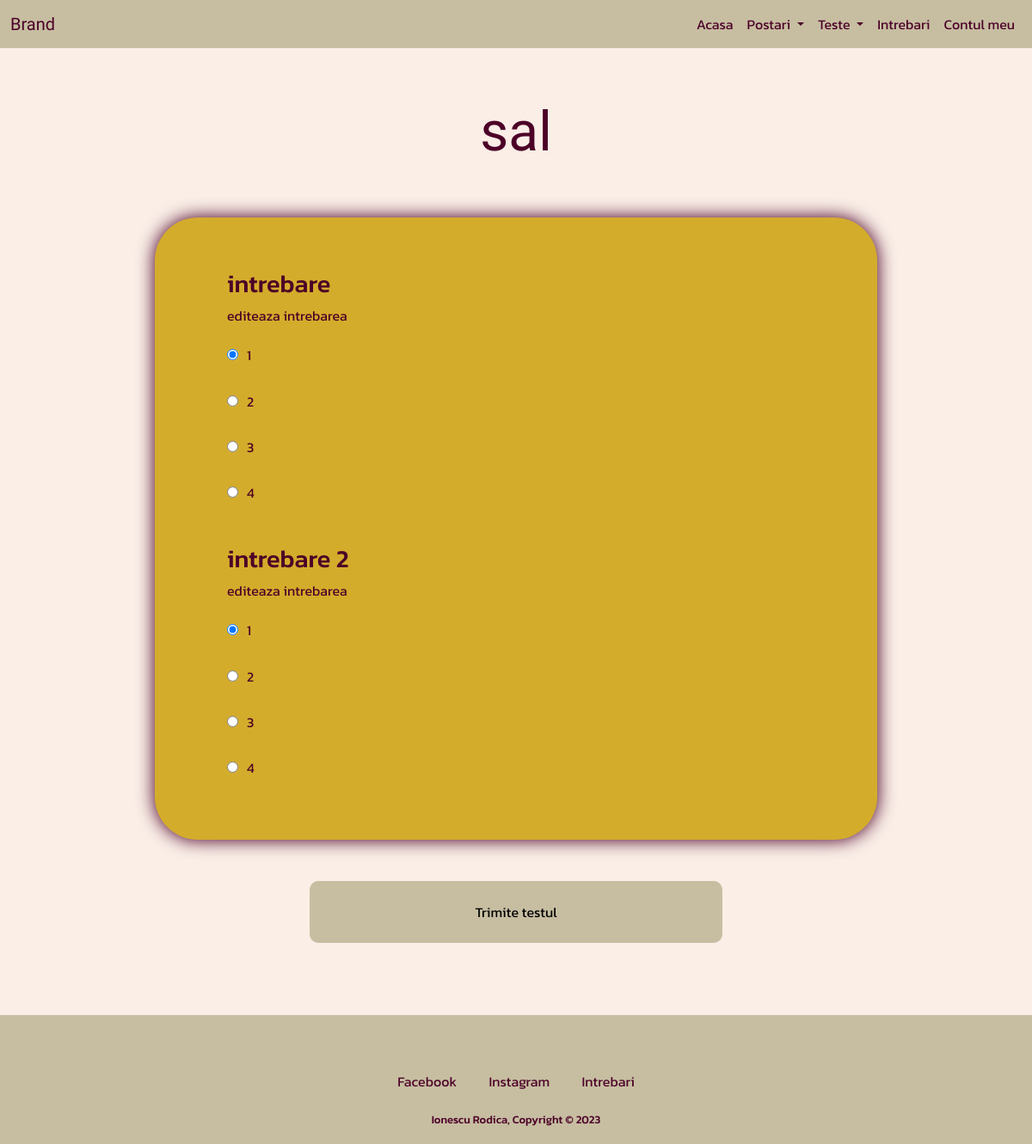
Page /test/sal (signed in) on the committed database.
### main.py (models this page shows)
class Test(db.Model):
    __tablename__ = 'tests'
    id = db.Column(db.Integer, primary_key=True)
    title = db.Column(db.String(50))
    category = db.Column(db.String(50))
    level = db.Column(db.String(50))
    scores = relationship('Score', back_populates='test')
    questions = relationship('Question', back_populates='test')

class Question(db.Model):
    __tablename__ = 'questions'
    id = db.Column(db.Integer, primary_key=True)
    text = db.Column(db.Text)
    v1 = db.Column(db.Text)
    v2 = db.Column(db.Text)
    v3 = db.Column(db.Text)
    v4 = db.Column(db.Text)
    right_v = db.Column(db.Integer)
    test_id = db.Column(db.Integer, db.ForeignKey('tests.id'))
    test = relationship('Test', back_populates='questions')

### main.py (the view, shortened to what this page needs)
@app.route('/test/<test_title>', methods=['GET', 'POST'])
@login_required
def test(test_title):
    current_test = Test.query.filter_by(title=test_title).first()
    return render_template('test.html', test=current_test, year=datetime.now().year)

### main.py (called while the page is built)
@login_manager.user_loader
def load_user(user_id):
    return User.query.get(user_id)

### templates/test.html (shortened to what this page needs)
{% include 'header.html' %}
<body>
<h1 class="title">{{ test.title }}</h1>
<form method="post">
<div class="test-paper">
    {% for question in test.questions %}
    <div class="question">
        <h2 class="q-title">{{ question.text|safe }}</h2>
        {% if current_user.id == 1 %}
        <a href="{{ url_for('edit_q', q_id=question.id) }}">editeaza intrebarea</a>
        {% endif %}
        <label><input checked type="radio" id="q{{ question.id }}a1" name="q{{ question.id }}" value="1" class="answer">{{ question.v1|safe }}</label>
        <label><input type="radio" id="q{{ question.id }}a2" name="q{{ question.id }}" value="2" class="answer">{{ question.v2|safe }}</label>
        <label><input type="radio" id="q{{ question.id }}a3" name="q{{ question.id }}" value="3" class="answer">{{ question.v3|safe }}</label>
        <label><input type="radio" id="q{{ question.id }}a4" name="q{{ question.id }}" value="4" class="answer">{{ question.v4|safe }}</label>
    </div>
    {% endfor %}
</div>
<button type="submit" class="finish-btn green-bg">Trimite testul</button>
</form>
</body>
{% include 'footer.html' %}

### templates/header.html (shortened to what this page needs)
<!DOCTYPE html>
<html lang="en">
<head>
    <link href="https://cdn.jsdelivr.net/npm/bootstrap@5.1.3/dist/css/bootstrap.min.css" rel="stylesheet">
    <link href="{{ url_for('static', filename='styles.css') }}" rel="stylesheet">
</head>
<body>
<nav class="navbar navbar-expand-lg navbar-light green-bg">
  <div class="container-fluid">
    <a class="navbar-brand" href="#">Brand</a>
    <div class="collapse navbar-collapse justify-content-end" id="navbarNav">
      <ul class="navbar-nav mr-auto">
        <li class="nav-item">
          <a class="nav-link active" href="{{ url_for('home') }}">Acasa</a>
        </li>
        <li class="nav-item dropdown">
          <a class="nav-link dropdown-toggle active" href="#" id="postsDropdown" role="button" data-bs-toggle="dropdown" aria-expanded="false">
            Postari
          </a>
        </li>
        <li class="nav-item dropdown">
          <a class="nav-link dropdown-toggle active" href="#" id="testsDropdown" role="button" data-bs-toggle="dropdown" aria-expanded="false">
            Teste
          </a>
        </li>
        {% if current_user.is_authenticated %}
        <li class="nav-item">
          <a class="nav-link active" href="{{ url_for('inquiries') }}">Intrebari</a>
        </li>
        <li class="nav-item">
          <a class="nav-link active" href="{{ url_for('my_acc') }}">Contul meu</a>
        </li>
        {% endif %}
      </ul>
    </div>
  </div>
</nav>
</body>
</html>

### templates/footer.html (shortened to what this page needs)
<!DOCTYPE html>
<html lang="en">
<head>
</head>
<body>
<section class="green-bg footer">
    <div class="social centered">
        <a class="social-link" href="https://www.facebook.com/">Facebook</a>
        <a class="social-link" href="https://www.instagram.com/">Instagram</a>
        <a class="social-link" href="#">Intrebari</a>
    </div>
    <h6 class="copyright">Ionescu Rodica, Copyright © {{ year }}</h6>
</section>
</body>
</html>

### static/styles.css (style rules this page uses)
body { font-family: 'Kanit', sans-serif; color: #4C0027; background-color: #FAEEE7; }
label { display: block; }
p { display: inline; }
.navbar-light .navbar-brand { font-family: 'Mochiy Pop P One', sans-serif; color: #4C0027; }
.navbar-light .navbar-nav .nav-link.active { color: #4C0027; }
.title { text-align: center; font-size: 4rem; margin-top: 5%; margin-left: 15%; margin-right: 15%; margin-bottom: max(50px, 5%); font-family: 'Mochiy Pop P One', sans-serif; }
.form-box > label, input { display: block; margin: 1em auto; }
input { border-radius: 10px; padding: 4px; }
.test-paper { margin: 5% 15% 2%; background-color: #D4AC2B; padding: 5% 7% 2%; border-radius: 50px; box-shadow: 0 0 20px 1px #4C0027; }
.question { margin-bottom: 6%; }
.q-title { font-size: 1.8rem; }
.answer { display: inline; margin: 4% 10px 2% 0; padding: 1em 1.5em; border-radius: 10px; border-width: 0; background-color: #FAEEE7; }
.finish-btn { border-radius: 10px; margin: 2% 30% 7%; width: 40%; border-width: 0; padding: 2% 0; }
.footer { padding: 4% 15% 1%; }
.social { text-align: center; padding: 2% 0 3%; }
.copyright { text-align: center; font-size: small; }
.social-link { margin: 0 2%; }
a:link { text-decoration: none; color: #4C0027; }
.green-bg { background-color: #C7BEA2; }

### rows in the picture
Test: title "sal"
Question: text "intrebare", v1 "1", v2 "2", v3 "3", v4 "4"
Question: text "intrebare 2", v1 "1", v2 "2", v3 "3", v4 "4"
